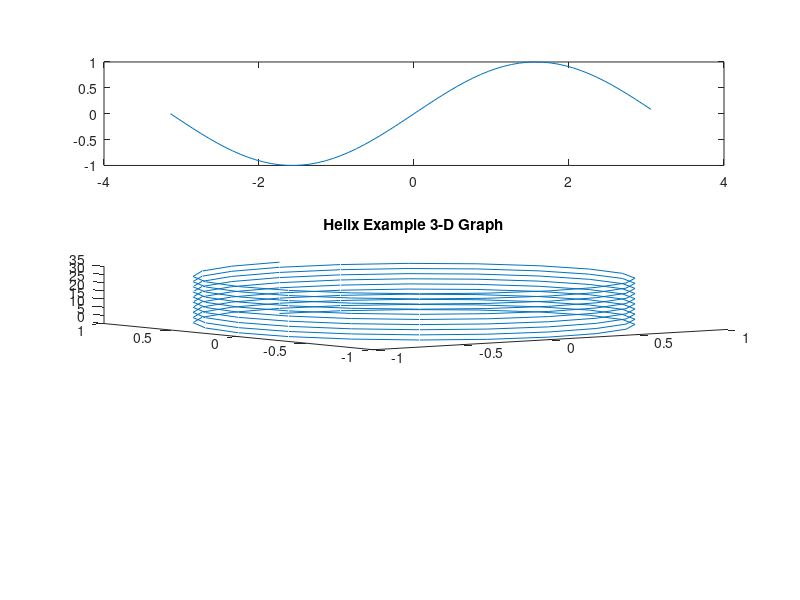

Write MATLAB code to recreate this figure. (Note: this script raises an error after producing the figure.)
%% SECTION1
% plot a line graph
x=1 : 0.5 : 10;
subplot(2,1,1);
plot(x,'*-','MarkerEdgeColor','red');
title('Line Graphs');
y=x+2;
subplot(2,1,2);
plot(x,y,'o-','MarkerEdgeColor','red');
xlabel('X-Axis');
ylabel('Y-Axis');
%% SECTION2
%sine function between -pi and pi
x = -pi : 0.1 :pi;
y = sin(x);
plot(x, y,'*-','MarkerEdgeColor','red');
%% SECTION3
%cosine and sine function on same figure
%subplot(rows,colums,index)
x = -pi : 0.1 : pi;
y = sin(x);
z = cos(x);
subplot(3, 1, 1)
plot(x, y);
subplot(3, 1, 2)
plot(x, z);
%% SECTION4
%plotting two graphs on same figure and the use of hold command
x = -pi : 0.1 : pi;
y = sin(x);
z = cos(x);
plot(x, y);
hold
plot(x, z);
legend('Deaths','Recoveries');
title('Covid positive patients');
%% SECTION5
x= -pi : 0.1 : pi;
y=sin(x);
plot(x,y);
hold
z=cos(x);
plot(x,z);
legend('f(x)=sin(x)','f(x)=cos(x)','Location','southeast');
title('Funtions sin and cos')
grid;
%% SECTION6
z=[1 2; 3 4];
surf(z); 
%3-D Graph
%% SECTION7
t = 0:pi/20:10*pi;
xt2 = sin(2*t);
yt2 = cos(2*t);
plot3(xt2,yt2,t);
title('Helix Example 3-D Graph');
%% SECTION8
%use of quiver 
load('wind','x','y');
X = x(10:13,10:13,1);
Y = y(10:13,10:13,1);
quiver(X,Y,'cyan');
%% SECTION9
%Plotting a histogram
x=randn(100,2);
h=histogram(x,'DisplayStyle','bar',EdgeColor='black',FaceColor='red',BinWidth=1);
title('HISTOGRAM');
%% SECTION10
%Plotting pie charts
X = [1 3 0.5 2.5 2 0.5 0.25 0.25];
pie(X);
X=1 : 5;
labels={'Cricket','Football','Tennis','Swimming','Basketball'};
pie(X,labels);